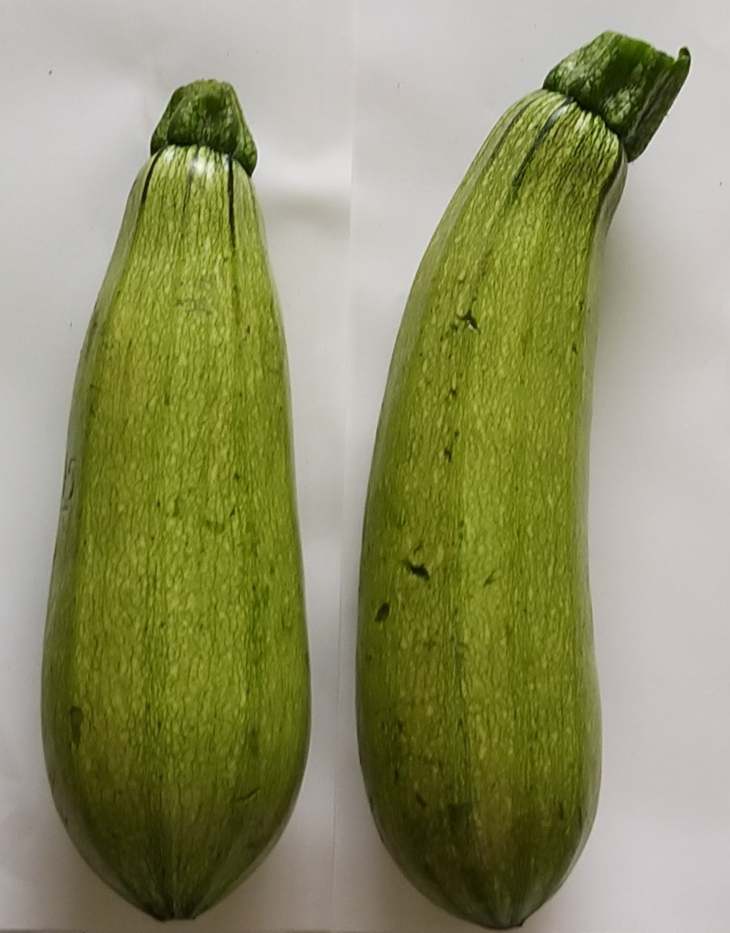
#> input picture Exercicios REO 2/abobrinhas.jpg, 1460 x 1866 px (shown at 1/2 size)
$ python REO2_Liliana.py
#> lines starting #> are read from the running program, lines starting #| are printed output that depends on the picture; after the words box and inside, x2 and y2 are one past the last pixel; in counts of white or black regions, pixels touching at a corner belong together
########################################################################################################################
# DATA: 17/07/2020
# DISCIPLINA: VISÃO COMPUTACIONAL NO MELHORAMENTO DE PLANTAS
# ALUNA: LILIANA ROCIVALDA GOMES LEITAO
# GITHUB: lilianaleitao
# PROFESSOR: VINÍCIUS QUINTÃO CARNEIRO
# GITHUB: vqcarneiro
########################################################################################################################
# EXERCÍCIO 01:
########################################################################################################################
# Importar pacotes
import cv2 # Importa o pacote opencv
import numpy as np # Importa o pacote numpy
from matplotlib import pyplot as plt # Importa o pacote matplotlib
########################################################################################################################
# Leitura da imagem
arquivo = "abobrinhas.jpg" # Nome do arquivo a ser utilizado na análise
imagem = cv2.imread(arquivo,1) # Carrega imagem (1 - Colorida (BGR))
#> imagem is the input picture: shape (1866, 1460, 3); mean B, G, R 103.6, 144.8, 143.9
imagem = cv2.cvtColor(imagem,cv2.COLOR_BGR2RGB)
########################################################################################################################
# a) Apresente a imagem e as informações de número de linhas e colunas; número de canais e número total de pixels;
print('1 a)')

# Apresentar imagens
# Imagem Em RGB
plt.figure('1a')
plt.imshow(imagem)
plt.title("Abobrinhas")
plt.show()

# Informações
print('INFORMAÇÕES')
print('--------------------------------------------------------------------------------------------------------------')
lin, col, canais = np.shape(imagem)
print('Número de linhas: ' + str(lin))
#| Número de linhas: 1866
print('Número de colunas: ' + str(col))
#| Número de colunas: 1460
print('Número de canais: ' + str(canais))
#| Número de canais: 3
print('Número total de pixel: ' + str(lin) +' x '+ str(col))
#| Número total de pixel: 1866 x 1460
print('--------------------------------------------------------------------------------------------------------------')
##################################################################################################################

# b) Faça um recorte da imagem para obter somente a área de interesse.Utilize esta imagem para a solução das próximas
# alternativas.
print('1 b) Recorte da imagem')

#Recortar e salvar imagem
imagem = cv2.imread('abobrinhas.jpg')
recorte = imagem[100:, 0:650]
cv2.imwrite("recorte.jpg", recorte)

#Converter imagem em RGB e plotar figura
img_rc = 'recorte.jpg'
img_bgr = cv2.imread(img_rc,1)
img_rgb = cv2.cvtColor(img_bgr,cv2.COLOR_BGR2RGB)
plt.figure('1b')
plt.imshow(img_rgb)
plt.title("Recorte")
plt.show()

# Informações
lin2, col2, canais2 = np.shape(img_rgb)
print('Número de linhas: ' + str(lin2))
#| Número de linhas: 1766
print('Número de colunas: ' + str(col2))
#| Número de colunas: 650
print('Número de canais: ' + str(canais2))
#| Número de canais: 3
print('Número total de pixel: ' + str(lin2) +' x '+ str(col2))
#| Número total de pixel: 1766 x 650
print('--------------------------------------------------------------------------------------------------------------')
########################################################################################################################

# c) Converta a imagem colorida para uma de escala de cinza (intensidade) e a apresente utilizando os mapas de cores
# “Escala de Cinza” e “JET”;
print('1 c) Converter imagem colorida em escala cinza')

# Converter imagem colorida em escala cinza
img_rc = 'recorte.jpg'
img_bgr = cv2.imread(img_rc,1)
img_rgb = cv2.cvtColor(img_bgr,cv2.COLOR_BGR2RGB)
img_cinza = cv2.cvtColor(img_bgr, cv2.COLOR_BGR2GRAY)

# Mapas de cores
plt.figure('1c')
plt.subplot(1,2,1)
plt.imshow(img_cinza, cmap = 'gray')
plt.title("Escala cinza")
plt.xticks([]) # Eliminar o eixo X
plt.yticks([])  # #liminar o eixo y
plt.colorbar(orientation = 'horizontal')

plt.subplot(1,2,2)
plt.imshow(img_cinza, cmap = 'jet')
plt.title("JET")
plt.xticks([]) # Eliminar o eixo X
plt.yticks([])  # #liminar o eixo y
plt.colorbar(orientation = 'horizontal')
plt.show()
print('--------------------------------------------------------------------------------------------------------------')
########################################################################################################################

# d) Apresente a imagem em escala de cinza e o seu respectivo histograma; Relacione o histograma e a imagem.
print('1 d)')
# Histograma da imagem
histograma = cv2.calcHist([img_cinza],[0],None,[256],[0,256])
#> histograma = 256 values, max 15219 at index 192, min 0 at index 0, mean 4484
#[img_cinza]: img em escala cinza; [0]: um unico canal (uma matriz); None: mascara (usada p/ selecionar um regiao da
# img); 256 = n. de pontos (0-255); [0,256] = intervalo bits

# Dimensão
dim = len(histograma)
#> dim = 256
print('Dimensão do Histograma: ' + str(dim))
#| Dimensão do Histograma: 256

# Plotar figuras
plt.figure('1d')
plt.subplot(1,2,1)
plt.imshow(img_cinza,cmap="gray")
plt.xticks([])
plt.yticks([])
plt.title("Escala cinza")

plt.subplot(1,2,2)
plt.plot(histograma,color = 'black')
plt.title("Histograma cinza")
plt.xlim([0,256])
plt.xlabel("Valores pixels")
plt.ylabel("Número pixels")

plt.show()
print('--------------------------------------------------------------------------------------------------------------')
########################################################################################################################

# e) Utilizando a imagem em escala de cinza (intensidade) realize a segmentação da imagem de modo a remover o fundo
# da imagem utilizando um limiar manual e o limiar obtido pela técnica de Otsu. Nesta questão apresente o histograma
# com marcação dos limiares utilizados, a imagem limiarizada (binarizada) e a imagem colorida final obtida da
# segmentação. Explique os resultados.
print('1 e)')

# Limiarização - Thresholding
# Limiar manual
limiar_cinza = 130
(L, img_limiar) = cv2.threshold(img_cinza,limiar_cinza,255,cv2.THRESH_BINARY)
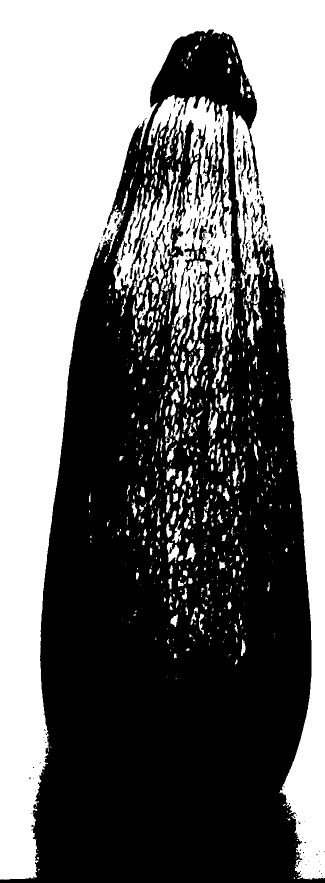
#> img_limiar: shape (1766, 650) (shown at 1/2 size); 45.1% white; 785 white regions (473 under 20 px), largest, box (x1, y1, x2, y2) and area: (0, 0, 650, 1760) 439784, (295, 190, 469, 777) 33967, (227, 328, 362, 593) 12630
#> L = 130

(L, img_limiar_inv) = cv2.threshold(img_cinza,limiar_cinza,255,cv2.THRESH_BINARY_INV)
print('Limiar: ' + str(L))
#| Limiar: 130.0

# Plotar figuras - Limiar Manual
plt.figure('Limiar')
plt.subplot(1,4,1)
plt.imshow(img_cinza,cmap='gray')
plt.title('Escala cinza')

plt.subplot(1,4,2)
plt.imshow(img_limiar,cmap='gray')
plt.title('Binário - L: ' + str(limiar_cinza))

plt.subplot(1,4,3)
plt.imshow(img_limiar_inv,cmap='gray')
plt.title('Binário Invertido: L: ' + str(limiar_cinza))

plt.subplot(1,4,4)
plt.plot(histograma,color = 'black')
plt.axvline(x=limiar_cinza,color = 'r')
plt.title("Histograma")
plt.xlim([0,256])
plt.xlabel("Valores pixels")
plt.ylabel("Número pixels")

plt.show()

# Limiar técnica de Otsu
(L,img_otsu) = cv2.threshold(img_cinza,0,255,cv2.THRESH_BINARY+cv2.THRESH_OTSU)
#> img_otsu: shape (1766, 650); 40.6% white; 669 white regions (419 under 20 px), largest, box (x1, y1, x2, y2) and area: (0, 0, 650, 1758) 411511, (296, 191, 446, 348) 8466, (405, 376, 469, 630) 5716
#> L = 138
(L, img_otsu_inv) = cv2.threshold(img_cinza,0,255,cv2.THRESH_BINARY_INV+cv2.THRESH_OTSU)
print('Limiar: ' + str(L))
#| Limiar: 138.0

# Plotar figuras - OTSU
plt.figure('Limiar_Otsu')
plt.subplot(1,4,1)
plt.imshow(img_cinza,cmap='gray')
plt.title('Escala cinza')

plt.subplot(1,4,2)
plt.imshow(img_otsu,cmap='gray')
plt.title('OTSU - L: ' + str(L))

plt.subplot(1,4,3)
plt.imshow(img_otsu_inv,cmap='gray')
plt.title('OTSU Invertido: L: ' + str(L))

plt.subplot(1,4,4)
plt.plot(histograma,color = 'black')
plt.axvline(x=L,color = 'r')
plt.title("Histograma")
plt.xlim([0,256])
plt.xlabel("Valores de pixels")

plt.show()

# Obtendo imagem colorida segmentada
img_segmentada = cv2.bitwise_and(img_cinza,img_cinza,mask=img_limiar_inv)
img_segmentada2 = cv2.bitwise_and(img_cinza,img_cinza,mask=img_otsu_inv)

# Plotar figuras
plt.figure('1e')
plt.subplot(1,3,1)
plt.imshow(img_cinza,cmap='gray')
plt.title('Escala cinza')

plt.subplot(1,3,2)
plt.imshow(img_segmentada)
plt.title('Segmentada manual')

plt.subplot(1,3,3)
plt.imshow(img_segmentada2)
plt.title('Segmentada Otsu')

plt.show()
print('--------------------------------------------------------------------------------------------------------------')
########################################################################################################################

# f) Apresente uma figura contento a imagem selecionada nos sistemas RGB, Lab, HSV e YCrCb.
print('1 f) Imagens em RGB, Lab, HSV e YCrCb')

# Imagem RGB
plt.figure('1f')
plt.subplot(1,4,1)
plt.imshow(img_rgb)
plt.title("RGB")
plt.colorbar(orientation = 'horizontal')

# Imagem Lab
img_Lab = cv2.cvtColor(img_bgr,cv2.COLOR_BGR2Lab)
#> img_Lab: shape (1766, 650, 3); mean of channels 0, 1, 2 140.8, 120.3, 153

plt.subplot(1,4,2)
plt.imshow(img_Lab)
plt.title("Lab")
plt.colorbar(orientation = 'horizontal')

# Imagem HSV
img_HSV = cv2.cvtColor(img_bgr,cv2.COLOR_BGR2HSV)
#> img_HSV: shape (1766, 650, 3); mean H, S, V 29.6, 117.2, 137.9
plt.subplot(1,4,3)
plt.imshow(img_HSV)
plt.title("HSV")
plt.colorbar(orientation = 'horizontal')

# Imagem YCrCb
img_YCRCB = cv2.cvtColor(img_bgr,cv2.COLOR_BGR2YCR_CB)
#> img_YCRCB: shape (1766, 650, 3); mean of channels 0, 1, 2 130.1, 130.7, 104.1
plt.subplot(1,4,4)
plt.imshow(img_YCRCB)
plt.title("YCrCb")
plt.colorbar(orientation = 'horizontal')

plt.show()
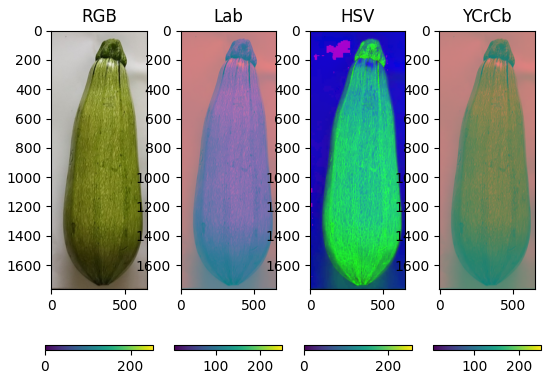
#> figure drawn by matplotlib, 8 panels
print('--------------------------------------------------------------------------------------------------------------')
########################################################################################################################

# g) Apresente uma figura para cada um dos sistemas de cores (RGB, HSV, Lab e YCrCb) contendo a imagem de cada um dos
# canais e seus respectivos histogramas.
print('1 g) Imagens e histogramas em RGB, Lab, HSV e YCrCb')

# Imagem RGB
plt.figure('1g')
plt.subplot(2,4,1)
plt.imshow(img_rgb)
plt.title("RGB")
# Histograma RGB
hist_RGB = cv2.calcHist([img_rgb],[0],None,[256],[0,256])
#> hist_RGB = 256 values, max 14377 at index 203, min 0 at index 0, mean 4484
plt.subplot(2,4,2)
plt.plot(hist_RGB,color = 'black')
plt.title("Histograma RGB")
plt.xlim([0,256])
plt.ylabel("Número de pixels")

# Imagem Lab
img_Lab = cv2.cvtColor(img_bgr,cv2.COLOR_BGR2Lab)
plt.subplot(2,4,5)
plt.imshow(img_Lab)
plt.title("Lab")
# Histograma Lab
hist_Lab = cv2.calcHist([img_Lab],[0],None,[256],[0,256])
#> hist_Lab = 256 values, max 17192 at index 194, min 0 at index 0, mean 4484
plt.subplot(2,4,6)
plt.plot(hist_Lab,color = 'black')
plt.title("Histograma Lab")
plt.xlim([0,256])
plt.xlabel("Valores de pixels")
plt.ylabel("Número de pixels")

# Imagem HSV
img_HSV = cv2.cvtColor(img_bgr,cv2.COLOR_BGR2HSV)
plt.subplot(2,4,3)
plt.imshow(img_HSV)
plt.title("HSV")
# Histograma HSV
hist_HSV = cv2.calcHist([img_HSV],[0],None,[256],[0,256])
#> hist_HSV = 256 values, max 212613 at index 33, min 0 at index 1, mean 4484
plt.subplot(2,4,4)
plt.plot(hist_HSV,color = 'black')
plt.title("Histograma HSV")
plt.xlim([0,256])
plt.ylabel("Número de pixels")

# Imagem YCrCb
img_YCRCB = cv2.cvtColor(img_bgr,cv2.COLOR_BGR2YCR_CB)
plt.subplot(2,4,7)
plt.imshow(img_YCRCB)
plt.title("YCrCb")
# Histograma YCrCb
hist_YCrCb = cv2.calcHist([img_YCRCB],[0],None,[256],[0,256])
#> hist_YCrCb has the same summary as histograma
plt.subplot(2,4,8)
plt.plot(hist_YCrCb,color = 'black')
plt.title("Histograma YCrCb")
plt.xlim([0,256])
plt.xlabel("Valores de pixels")
plt.ylabel("Número de pixels")

plt.show()
print('--------------------------------------------------------------------------------------------------------------')
########################################################################################################################

# h) Encontre o sistema de cor e o respectivo canal que propicie melhor segmentação da imagem de modo a remover o fundo
# da imagem utilizando limiar manual e limiar obtido pela técnica de Otsu. Nesta questão apresente o histograma com
# marcação dos limiares utilizados, a imagem limiarizada (binarizada) e a imagem colorida final obtida da segmentação.
# Explique os resultados e sua escolha pelo sistema de cor e canal utilizado na segmentação.
print('1 h)')
print('Melhor segmentação: Sistema de cor HSV, canal S')

# Leitura da imagem
img_rc = 'recorte.jpg'
img_bgr = cv2.imread(img_rc,1)
img_HSV = cv2.cvtColor(img_bgr,cv2.COLOR_BGR2HSV)
img_rgb = cv2.cvtColor(img_bgr,cv2.COLOR_BGR2RGB)
H,S,V = cv2.split(img_HSV)
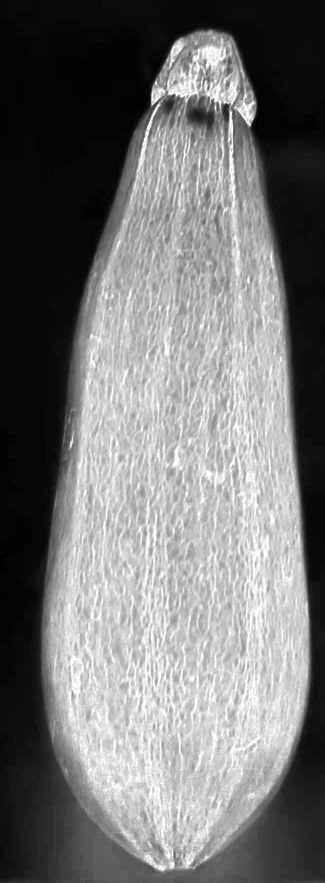
#> S: shape (1766, 650) (shown at 1/2 size); min 0, max 255, mean 117.2

# Histograma de imagem
hist_H = cv2.calcHist([img_HSV],[0],None,[256],[0,256])
#> hist_H has the same summary as hist_HSV
hist_S = cv2.calcHist([img_HSV],[1],None,[256],[0,256])
#> hist_S = 256 values, max 64423 at index 7, min 0 at index 1, mean 4484
hist_V = cv2.calcHist([img_HSV],[2],None,[256],[0,256])
#> hist_V = 256 values, max 14408 at index 203, min 0 at index 0, mean 4484

# Limiar manual
limiar_H = 80
(L_H, img_limiar_H) = cv2.threshold(H,limiar_H,255,cv2.THRESH_BINARY)
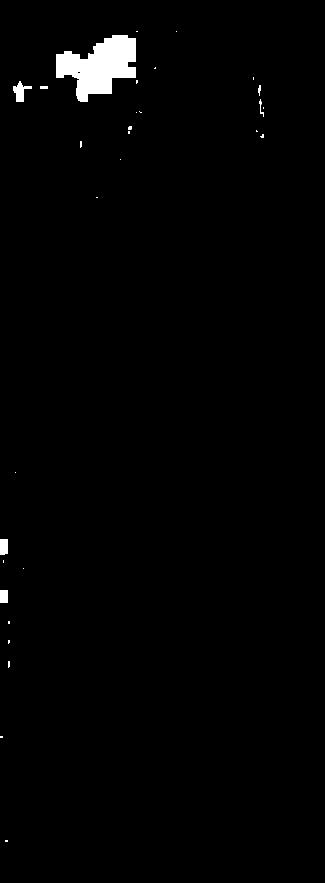
#> img_limiar_H: shape (1766, 650) (shown at 1/2 size); 1.3% white; 31 white regions (14 under 20 px), largest, box (x1, y1, x2, y2) and area: (112, 70, 272, 204) 12620, (26, 162, 64, 204) 748, (0, 1078, 16, 1110) 500
#> L_H = 80
limiar_S = 90
(L_S, img_limiar_S) = cv2.threshold(S,limiar_S,255,cv2.THRESH_BINARY)
#> img_limiar_S: shape (1766, 650); 57.6% white; 89 black regions (73 under 20 px), largest, box (x1, y1, x2, y2) and area: (0, 0, 650, 1766) 482431, (372, 194, 430, 264) 2337, (317, 189, 350, 230) 736
#> L_S = 90
limiar_V = 180
(L_V, img_limiar_V) = cv2.threshold(V,limiar_V,255,cv2.THRESH_BINARY)
#> img_limiar_V: shape (1766, 650); 26.9% white; 283 white regions (231 under 20 px), largest, box (x1, y1, x2, y2) and area: (0, 0, 650, 1311) 297435, (604, 974, 650, 1092) 3970, (365, 195, 429, 280) 2243
#> L_V = 180

# Limiarização - Thresholding - OTSU
(L_H, img_limiar_H) = cv2.threshold(H,0,255,cv2.THRESH_BINARY+cv2.THRESH_OTSU)
#> L_H = 51
(L_S, img_limiar_S) = cv2.threshold(S,0,255,cv2.THRESH_BINARY+cv2.THRESH_OTSU)
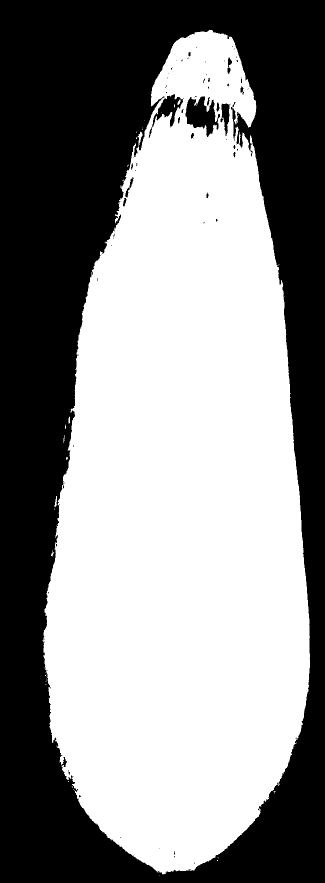
#> img_limiar_S: shape (1766, 650) (shown at 1/2 size); 55.4% white; 86 black regions (64 under 20 px), largest, box (x1, y1, x2, y2) and area: (0, 0, 650, 1766) 504866, (371, 193, 440, 274) 3079, (297, 188, 368, 276) 1674
#> L_S = 107
(L_V, img_limiar_V) = cv2.threshold(V,0,255,cv2.THRESH_BINARY+cv2.THRESH_OTSU)
#> img_limiar_V: shape (1766, 650); 46.8% white; 794 white regions (470 under 20 px), largest, box (x1, y1, x2, y2) and area: (0, 0, 650, 1759) 439421, (227, 190, 472, 790) 58238, (359, 680, 410, 778) 1796
#> L_V = 140

# Plotar imagens - Limiar manual
plt.figure('1.1h')
plt.subplot(3,4,1)
plt.imshow(img_HSV[:,:,0],cmap='gray')
plt.title("H")
plt.xticks([])
plt.yticks([])

plt.subplot(3,4,2)
plt.plot(hist_H,color = 'black')
plt.axvline(x=limiar_H, color = 'blue')
plt.title("Histograma - H")
plt.xlim([0,256])
plt.ylabel("Número pixels")
plt.xticks([])

plt.subplot(3,4,5)
plt.imshow(img_HSV[:,:,1],cmap='gray')
plt.title("S")
plt.xticks([])
plt.yticks([])

plt.subplot(3,4,6)
plt.plot(hist_S,color = 'black')
plt.axvline(x=limiar_S,color = 'red')
plt.title("Histograma - S")
plt.xlim([0,256])
plt.ylabel("Número pixels")
plt.xticks([])

plt.subplot(3,4,9)
plt.imshow(img_HSV[:,:,2],cmap='gray')
plt.title("V")
plt.xticks([])
plt.yticks([])

plt.subplot(3,4,10)
plt.plot(hist_V,color = 'black')
plt.axvline(x=limiar_V,color = 'green')
plt.title("Histograma - V ")
plt.xlim([0,256])
plt.xlabel("Valores Pixels")
plt.ylabel("Número de Pixels")

# Plotar Imagens - Limiar Otsu

plt.subplot(3,4,3)
plt.imshow(img_HSV[:,:,0],cmap='gray')
plt.title("H")
plt.xticks([])
plt.yticks([])

plt.subplot(3,4,4)
plt.plot(hist_H,color = 'black')
plt.axvline(x=L_H, color = 'blue')
plt.title("Histograma - H (Otsu)")
plt.xlim([0,256])
plt.ylabel("Número pixels")
plt.xticks([])

plt.subplot(3,4,7)
plt.imshow(img_HSV[:,:,1],cmap='gray')
plt.title("S")
plt.xticks([])
plt.yticks([])

plt.subplot(3,4,8)
plt.plot(hist_S,color = 'black')
plt.axvline(x=L_S,color = 'red')
plt.title("Histograma - S (Otsu)")
plt.xlim([0,256])
plt.ylabel("Número pixels")
plt.xticks([])

plt.subplot(3,4,11)
plt.imshow(img_HSV[:,:,2],cmap='gray')
plt.title("V")
plt.xticks([])
plt.yticks([])

plt.subplot(3,4,12)
plt.plot(hist_V,color = 'black')
plt.axvline(x=L_V,color = 'green')
plt.title("Histograma - V (Otsu)")
plt.xlim([0,256])
plt.xlabel("Valores Pixels")
plt.ylabel("Número de Pixels")
plt.show()

# Obter imagem colorida segmentada
img_segm = cv2.bitwise_and(img_HSV,img_HSV,mask=img_limiar_S)
#> img_segm: shape (1766, 650, 3); mean H, S, V 17.9, 107.4, 60.1
img_segm2 = cv2.bitwise_and(img_rgb,img_rgb,mask=img_limiar_S)

# Plotar imagem colorida segmentada
plt.figure('1.2 h')
plt.subplot(1,4,1)
plt.imshow(img_rgb,cmap="gray")
plt.title("Original")

plt.subplot(1,4,2)
plt.imshow(img_HSV,cmap="gray")
plt.title("HSV")

plt.subplot(1,4,3)
plt.imshow(img_segm)
plt.title('Segmentada HSV')

plt.subplot(1,4,4)
plt.imshow(img_segm2)
plt.title('Segmentada RGB')

plt.show()
print('--------------------------------------------------------------------------------------------------------------')
########################################################################################################################

# i) Obtenha o histograma de cada um dos canais da imagem em RGB, utilizando como mascara a imagem limiarizada
# (binarizada) da letra h.
print('1 i) canais RGB com máscara imagem limiarizada canal S do sistema HSV')

# Histograma de imagem
r,g,b = cv2.split(img_rgb)
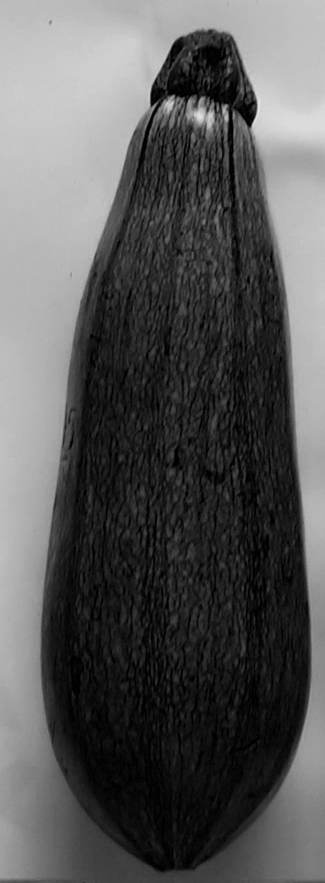
#> b: shape (1766, 650) (shown at 1/2 size); min 0, max 234, mean 87.7

(L_S, img_limiar_S) = cv2.threshold(S,0,255,cv2.THRESH_BINARY+cv2.THRESH_OTSU)
hist_r = cv2.calcHist([img_rgb],[0],img_limiar_S,[256],[0,256])
#> hist_r = 256 values, max 9286 at index 110, min 0 at index 0, mean 2486.1
hist_g = cv2.calcHist([img_rgb],[1],img_limiar_S,[256],[0,256])
#> hist_g = 256 values, max 8961 at index 122, min 0 at index 0, mean 2486.1
hist_b = cv2.calcHist([img_rgb],[2],img_limiar_S,[256],[0,256])
#> hist_b = 256 values, max 15648 at index 17, min 0 at index 120, mean 2486.1

# Plotar Imagem RGB
plt.figure('1i')
plt.subplot(2,3,1)
plt.imshow(img_rgb[:,:,0],cmap='gray')
plt.title("R")

plt.subplot(2,3,4)
plt.plot(hist_r,color = 'red')
plt.title("Histograma - R")
plt.xlim([0,256])
plt.xlabel("Valores pixels")
plt.ylabel("Número pixels")

plt.subplot(2,3,2)
plt.imshow(img_rgb[:,:,1],cmap='gray')
plt.title("G")

plt.subplot(2,3,5)
plt.plot(hist_g,color = 'green')
plt.title("Histograma - G")
plt.xlim([0,256])
plt.xlabel("Valores pixels")

plt.subplot(2,3,3)
plt.imshow(img_rgb[:,:,2],cmap='gray')
plt.title("B")

plt.subplot(2,3,6)
plt.plot(hist_b,color = 'blue')
plt.title("Histograma - B")
plt.xlim([0,256])
plt.xlabel("Valores pixels")

plt.show()
print('--------------------------------------------------------------------------------------------------------------')
########################################################################################################################

# j) Realize operações aritméticas na imagem em RGB de modo a realçar os aspectos de seu interesse.
# Exemplo (2*R-0.5*G). Explique a sua escolha pelas operações aritméticas.
print('1j: Operação aritmética: (-0.5*B) / R')

# Operação aritmética na imagem RGB
#(-0.5*B)/R
operacao_img = -0.5*img_rgb[:,:,2] / img_rgb[:,:,0]
print(operacao_img)
#> (printed output is left out)
print('--------------------------------------------')

plt.figure('1j')
plt.subplot(1,3,1)
plt.imshow(img_rgb,cmap='gray')
plt.title("RGB")

plt.subplot(1,3,2)
plt.imshow(operacao_img,cmap='gray')
plt.title("(-0.5*B)/R - Cinza")
plt.colorbar(orientation = 'horizontal')

plt.subplot(1,3,3)
plt.imshow(operacao_img,cmap='jet')
plt.title("(-0.5*B)/R - JET")
plt.colorbar(orientation = 'horizontal')
plt.show()
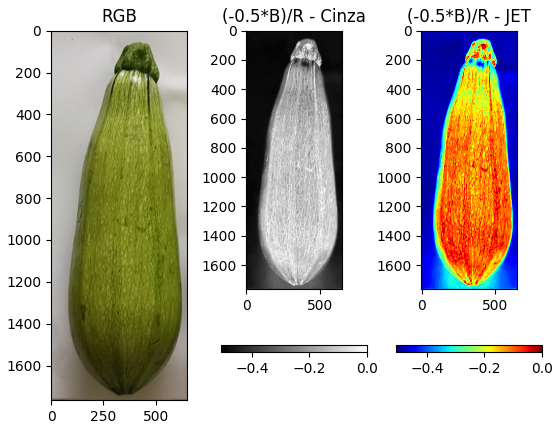
#> figure drawn by matplotlib, 5 panels

print('--------------------------------------------------------------------------------------------------------------')
########################################################################################################################
